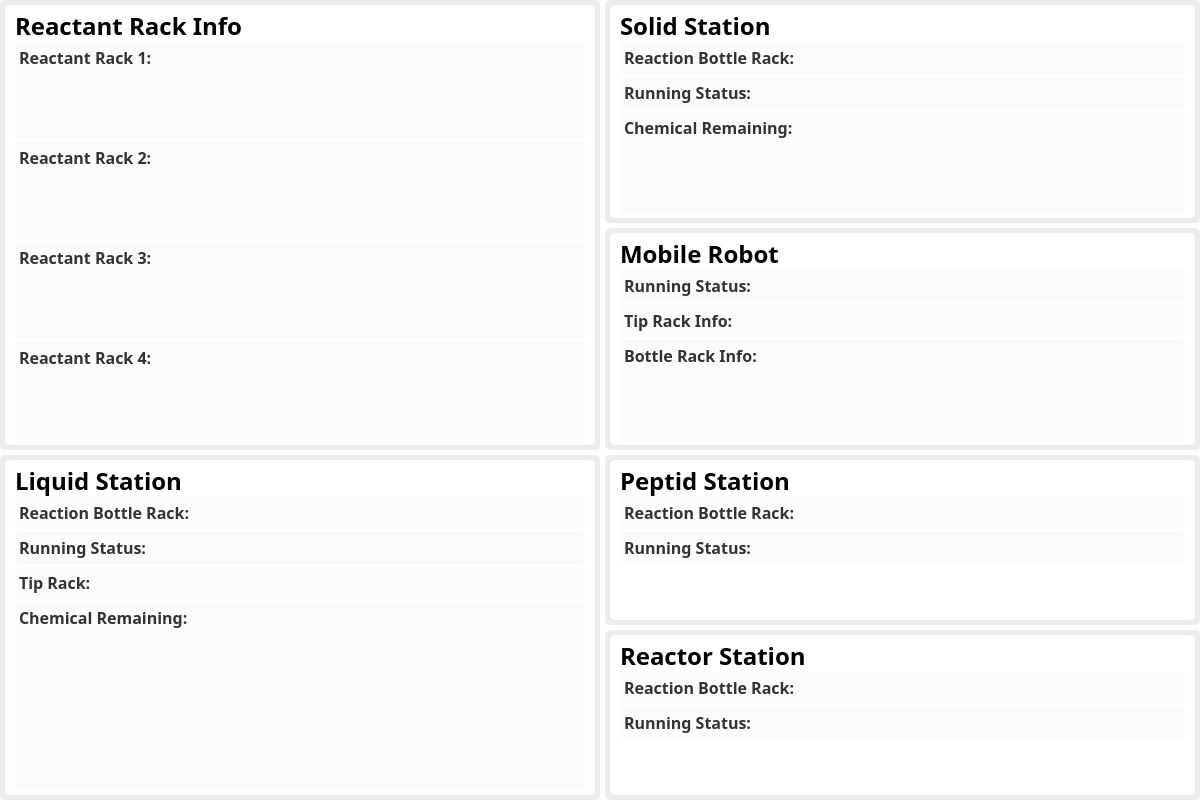
<?xml version="1.0" encoding="UTF-8"?>
<ui version="4.0">
 <class>Form</class>
 <widget class="QWidget" name="Form">
  <property name="geometry">
   <rect>
    <x>0</x>
    <y>0</y>
    <width>1200</width>
    <height>800</height>
   </rect>
  </property>
  <property name="minimumSize">
   <size>
    <width>1200</width>
    <height>800</height>
   </size>
  </property>
  <property name="maximumSize">
   <size>
    <width>1200</width>
    <height>800</height>
   </size>
  </property>
  <property name="windowTitle">
   <string>Station Info</string>
  </property>
  <property name="windowIcon">
   <iconset>
    <normaloff>icon/detail.png</normaloff>icon/detail.png</iconset>
  </property>
  <property name="styleSheet">
   <string notr="true">QWidget {
	background-color: #ffffff; /* Set background color */
	border-radius: 20px;  /*Set corner radius*/
}</string>
  </property>
  <widget class="QFrame" name="frame">
   <property name="geometry">
    <rect>
     <x>0</x>
     <y>0</y>
     <width>600</width>
     <height>450</height>
    </rect>
   </property>
   <property name="font">
    <font>
     <strikeout>false</strikeout>
    </font>
   </property>
   <property name="styleSheet">
    <string notr="true">QFrame#frame {
border-radius: 5px; /* Set rounded corners */
background-color: #ecedee; /* Set background color */
}</string>
   </property>
   <property name="frameShape">
    <enum>QFrame::StyledPanel</enum>
   </property>
   <property name="frameShadow">
    <enum>QFrame::Raised</enum>
   </property>
   <widget class="QFrame" name="frame_41">
    <property name="geometry">
     <rect>
      <x>5</x>
      <y>5</y>
      <width>590</width>
      <height>440</height>
     </rect>
    </property>
    <property name="font">
     <font>
      <underline>false</underline>
      <strikeout>false</strikeout>
     </font>
    </property>
    <property name="styleSheet">
     <string notr="true">/* QLabel Default style */
QLabel {
    color:  #000000; /* Text color */
    font-size: 16px; /* Font size */
    border-radius: 5px; /* Rounded corners */
}
QFrame#frame_41 {
	background-color: #ffffff; /* Set background color */
	border-radius: 5px;
}</string>
    </property>
    <property name="frameShape">
     <enum>QFrame::StyledPanel</enum>
    </property>
    <property name="frameShadow">
     <enum>QFrame::Raised</enum>
    </property>
    <widget class="QLabel" name="label_138">
     <property name="geometry">
      <rect>
       <x>10</x>
       <y>5</y>
       <width>271</width>
       <height>32</height>
      </rect>
     </property>
     <property name="sizePolicy">
      <sizepolicy hsizetype="Preferred" vsizetype="Preferred">
       <horstretch>0</horstretch>
       <verstretch>0</verstretch>
      </sizepolicy>
     </property>
     <property name="minimumSize">
      <size>
       <width>0</width>
       <height>0</height>
      </size>
     </property>
     <property name="maximumSize">
      <size>
       <width>2200</width>
       <height>16777215</height>
      </size>
     </property>
     <property name="font">
      <font>
       <family>Microsoft YaHei</family>
       <pointsize>-1</pointsize>
       <weight>75</weight>
       <italic>false</italic>
       <bold>true</bold>
       <strikeout>false</strikeout>
      </font>
     </property>
     <property name="styleSheet">
      <string notr="true">/* QLabel Default style */
QLabel#label_138 {
    color: #000000; /* Text color */
    font-size: 24px; /* Font size */
    border-radius: 5px; /* Rounded corners */
}</string>
     </property>
     <property name="text">
      <string>Reactant Rack Info</string>
     </property>
    </widget>
    <widget class="QPlainTextEdit" name="r1">
     <property name="geometry">
      <rect>
       <x>10</x>
       <y>37</y>
       <width>570</width>
       <height>97</height>
      </rect>
     </property>
     <property name="font">
      <font>
       <family>Microsoft YaHei</family>
       <pointsize>12</pointsize>
       <weight>75</weight>
       <bold>true</bold>
       <strikeout>false</strikeout>
      </font>
     </property>
     <property name="styleSheet">
      <string notr="true">QPlainTextEdit {

    border-radius: 5px; /* Corner radius */
    background-color: #fbfbfc; /* Background color */
    color: #333333; /* Font color */
}</string>
     </property>
     <property name="readOnly">
      <bool>true</bool>
     </property>
     <property name="plainText">
      <string>Reactant Rack 1:</string>
     </property>
     <property name="overwriteMode">
      <bool>false</bool>
     </property>
    </widget>
    <widget class="QPlainTextEdit" name="r2">
     <property name="geometry">
      <rect>
       <x>10</x>
       <y>137</y>
       <width>570</width>
       <height>97</height>
      </rect>
     </property>
     <property name="font">
      <font>
       <family>Microsoft YaHei</family>
       <pointsize>12</pointsize>
       <weight>75</weight>
       <bold>true</bold>
       <strikeout>false</strikeout>
      </font>
     </property>
     <property name="styleSheet">
      <string notr="true">QPlainTextEdit {

    border-radius: 5px; /* Corner radius */
    background-color: #fbfbfc; /* Background color */
    color: #333333; /* Font color */
}</string>
     </property>
     <property name="readOnly">
      <bool>true</bool>
     </property>
     <property name="plainText">
      <string>Reactant Rack 2:</string>
     </property>
     <property name="overwriteMode">
      <bool>false</bool>
     </property>
    </widget>
    <widget class="QPlainTextEdit" name="r3">
     <property name="geometry">
      <rect>
       <x>10</x>
       <y>237</y>
       <width>570</width>
       <height>97</height>
      </rect>
     </property>
     <property name="font">
      <font>
       <family>Microsoft YaHei</family>
       <pointsize>12</pointsize>
       <weight>75</weight>
       <bold>true</bold>
       <strikeout>false</strikeout>
      </font>
     </property>
     <property name="styleSheet">
      <string notr="true">QPlainTextEdit {

    border-radius: 5px; /* Corner radius */
    background-color: #fbfbfc; /* Background color */
    color: #333333; /* Font color */
}</string>
     </property>
     <property name="readOnly">
      <bool>true</bool>
     </property>
     <property name="plainText">
      <string>Reactant Rack 3:</string>
     </property>
     <property name="overwriteMode">
      <bool>false</bool>
     </property>
    </widget>
    <widget class="QPlainTextEdit" name="r4">
     <property name="geometry">
      <rect>
       <x>10</x>
       <y>337</y>
       <width>570</width>
       <height>98</height>
      </rect>
     </property>
     <property name="font">
      <font>
       <family>Microsoft YaHei</family>
       <pointsize>12</pointsize>
       <weight>75</weight>
       <bold>true</bold>
       <strikeout>false</strikeout>
      </font>
     </property>
     <property name="styleSheet">
      <string notr="true">QPlainTextEdit {

    border-radius: 5px; /* Corner radius */
    background-color: #fbfbfc; /* Background color */
    color: #333333; /* Font color */
}</string>
     </property>
     <property name="readOnly">
      <bool>true</bool>
     </property>
     <property name="plainText">
      <string>Reactant Rack 4:
</string>
     </property>
     <property name="overwriteMode">
      <bool>false</bool>
     </property>
    </widget>
   </widget>
  </widget>
  <widget class="QFrame" name="frame_2">
   <property name="geometry">
    <rect>
     <x>0</x>
     <y>455</y>
     <width>600</width>
     <height>345</height>
    </rect>
   </property>
   <property name="font">
    <font>
     <strikeout>false</strikeout>
    </font>
   </property>
   <property name="styleSheet">
    <string notr="true">QFrame#frame_2 {
border-radius: 5px; /* Set rounded corners */
background-color: #ecedee; /* Set background color */
}</string>
   </property>
   <property name="frameShape">
    <enum>QFrame::StyledPanel</enum>
   </property>
   <property name="frameShadow">
    <enum>QFrame::Raised</enum>
   </property>
   <widget class="QFrame" name="frame_47">
    <property name="geometry">
     <rect>
      <x>5</x>
      <y>5</y>
      <width>590</width>
      <height>335</height>
     </rect>
    </property>
    <property name="font">
     <font>
      <underline>false</underline>
      <strikeout>false</strikeout>
     </font>
    </property>
    <property name="styleSheet">
     <string notr="true">/* QLabel Default style */
QLabel {
    color:  #000000; /* Text color */
    font-size: 16px; /* Font size */
    border-radius: 5px; /* Rounded corners */
}
QFrame#frame_47 {
	background-color: #ffffff; /* Set background color */
	border-radius: 5px;
}</string>
    </property>
    <property name="frameShape">
     <enum>QFrame::StyledPanel</enum>
    </property>
    <property name="frameShadow">
     <enum>QFrame::Raised</enum>
    </property>
    <widget class="QLabel" name="label_141">
     <property name="geometry">
      <rect>
       <x>10</x>
       <y>5</y>
       <width>201</width>
       <height>32</height>
      </rect>
     </property>
     <property name="sizePolicy">
      <sizepolicy hsizetype="Preferred" vsizetype="Preferred">
       <horstretch>0</horstretch>
       <verstretch>0</verstretch>
      </sizepolicy>
     </property>
     <property name="minimumSize">
      <size>
       <width>0</width>
       <height>0</height>
      </size>
     </property>
     <property name="maximumSize">
      <size>
       <width>220</width>
       <height>16777215</height>
      </size>
     </property>
     <property name="font">
      <font>
       <family>Microsoft YaHei</family>
       <pointsize>-1</pointsize>
       <weight>75</weight>
       <italic>false</italic>
       <bold>true</bold>
       <strikeout>false</strikeout>
      </font>
     </property>
     <property name="styleSheet">
      <string notr="true">/* QLabel Default style */
QLabel#label_141 {
    color: #000000; /* Text color */
    font-size: 24px; /* Font size */
    border-radius: 5px; /* Rounded corners */
}</string>
     </property>
     <property name="text">
      <string>Liquid Station</string>
     </property>
    </widget>
    <widget class="QPlainTextEdit" name="l1">
     <property name="geometry">
      <rect>
       <x>10</x>
       <y>37</y>
       <width>570</width>
       <height>32</height>
      </rect>
     </property>
     <property name="font">
      <font>
       <family>Microsoft YaHei</family>
       <pointsize>12</pointsize>
       <weight>75</weight>
       <bold>true</bold>
       <strikeout>false</strikeout>
      </font>
     </property>
     <property name="styleSheet">
      <string notr="true">QPlainTextEdit {

    border-radius: 5px; /* Corner radius */
    background-color: #fbfbfc; /* Background color */
    color: #333333; /* Font color */
}</string>
     </property>
     <property name="readOnly">
      <bool>true</bool>
     </property>
     <property name="plainText">
      <string>Reaction Bottle Rack:</string>
     </property>
     <property name="overwriteMode">
      <bool>false</bool>
     </property>
    </widget>
    <widget class="QPlainTextEdit" name="l2">
     <property name="geometry">
      <rect>
       <x>10</x>
       <y>72</y>
       <width>570</width>
       <height>32</height>
      </rect>
     </property>
     <property name="font">
      <font>
       <family>Microsoft YaHei</family>
       <pointsize>12</pointsize>
       <weight>75</weight>
       <bold>true</bold>
       <strikeout>false</strikeout>
      </font>
     </property>
     <property name="styleSheet">
      <string notr="true">QPlainTextEdit {

    border-radius: 5px; /* Corner radius */
    background-color: #fbfbfc; /* Background color */
    color: #333333; /* Font color */
}</string>
     </property>
     <property name="readOnly">
      <bool>true</bool>
     </property>
     <property name="plainText">
      <string>Running Status:</string>
     </property>
     <property name="overwriteMode">
      <bool>false</bool>
     </property>
    </widget>
    <widget class="QPlainTextEdit" name="l3">
     <property name="geometry">
      <rect>
       <x>10</x>
       <y>107</y>
       <width>570</width>
       <height>32</height>
      </rect>
     </property>
     <property name="font">
      <font>
       <family>Microsoft YaHei</family>
       <pointsize>12</pointsize>
       <weight>75</weight>
       <bold>true</bold>
       <strikeout>false</strikeout>
      </font>
     </property>
     <property name="styleSheet">
      <string notr="true">QPlainTextEdit {

    border-radius: 5px; /* Corner radius */
    background-color: #fbfbfc; /* Background color */
    color: #333333; /* Font color */
}</string>
     </property>
     <property name="readOnly">
      <bool>true</bool>
     </property>
     <property name="plainText">
      <string>Tip Rack:</string>
     </property>
     <property name="overwriteMode">
      <bool>false</bool>
     </property>
    </widget>
    <widget class="QPlainTextEdit" name="l4">
     <property name="geometry">
      <rect>
       <x>10</x>
       <y>142</y>
       <width>570</width>
       <height>188</height>
      </rect>
     </property>
     <property name="font">
      <font>
       <family>Microsoft YaHei</family>
       <pointsize>12</pointsize>
       <weight>75</weight>
       <bold>true</bold>
       <strikeout>false</strikeout>
      </font>
     </property>
     <property name="styleSheet">
      <string notr="true">QPlainTextEdit {

    border-radius: 5px; /* Corner radius */
    background-color: #fbfbfc; /* Background color */
    color: #333333; /* Font color */
}</string>
     </property>
     <property name="readOnly">
      <bool>true</bool>
     </property>
     <property name="plainText">
      <string>Chemical Remaining:</string>
     </property>
     <property name="overwriteMode">
      <bool>false</bool>
     </property>
    </widget>
   </widget>
  </widget>
  <widget class="QFrame" name="frame_3">
   <property name="geometry">
    <rect>
     <x>605</x>
     <y>0</y>
     <width>595</width>
     <height>223</height>
    </rect>
   </property>
   <property name="font">
    <font>
     <strikeout>false</strikeout>
    </font>
   </property>
   <property name="styleSheet">
    <string notr="true">QFrame#frame_3 {
border-radius: 5px; /* Set rounded corners */
background-color: #ecedee; /* Set background color */
}</string>
   </property>
   <property name="frameShape">
    <enum>QFrame::StyledPanel</enum>
   </property>
   <property name="frameShadow">
    <enum>QFrame::Raised</enum>
   </property>
   <widget class="QFrame" name="frame_18">
    <property name="geometry">
     <rect>
      <x>5</x>
      <y>5</y>
      <width>585</width>
      <height>213</height>
     </rect>
    </property>
    <property name="font">
     <font>
      <underline>false</underline>
      <strikeout>false</strikeout>
     </font>
    </property>
    <property name="styleSheet">
     <string notr="true">/* QLabel Default style */
QLabel {
    color:  #000000; /* Text color */
    font-size: 16px; /* Font size */
    border-radius: 5px; /* Rounded corners */
}
QFrame#frame_18 {
	background-color: #ffffff; /* Set background color */
	border-radius: 5px;
}</string>
    </property>
    <property name="frameShape">
     <enum>QFrame::StyledPanel</enum>
    </property>
    <property name="frameShadow">
     <enum>QFrame::Raised</enum>
    </property>
    <widget class="QLabel" name="label_19">
     <property name="geometry">
      <rect>
       <x>10</x>
       <y>5</y>
       <width>220</width>
       <height>32</height>
      </rect>
     </property>
     <property name="sizePolicy">
      <sizepolicy hsizetype="Preferred" vsizetype="Preferred">
       <horstretch>0</horstretch>
       <verstretch>0</verstretch>
      </sizepolicy>
     </property>
     <property name="minimumSize">
      <size>
       <width>220</width>
       <height>0</height>
      </size>
     </property>
     <property name="maximumSize">
      <size>
       <width>220</width>
       <height>16777215</height>
      </size>
     </property>
     <property name="font">
      <font>
       <family>Microsoft YaHei</family>
       <pointsize>-1</pointsize>
       <weight>75</weight>
       <italic>false</italic>
       <bold>true</bold>
       <strikeout>false</strikeout>
      </font>
     </property>
     <property name="styleSheet">
      <string notr="true">/* QLabel Default style */
QLabel#label_19 {
    color: #000000; /* Text color */
    font-size: 24px; /* Font size */
    border-radius: 5px; /* Rounded corners */
}</string>
     </property>
     <property name="text">
      <string>Solid Station</string>
     </property>
    </widget>
    <widget class="QPlainTextEdit" name="s1">
     <property name="geometry">
      <rect>
       <x>10</x>
       <y>37</y>
       <width>565</width>
       <height>32</height>
      </rect>
     </property>
     <property name="font">
      <font>
       <family>Microsoft YaHei</family>
       <pointsize>12</pointsize>
       <weight>75</weight>
       <bold>true</bold>
       <strikeout>false</strikeout>
      </font>
     </property>
     <property name="styleSheet">
      <string notr="true">QPlainTextEdit {

    border-radius: 5px; /* Corner radius */
    background-color: #fbfbfc; /* Background color */
    color: #333333; /* Font color */
}</string>
     </property>
     <property name="readOnly">
      <bool>true</bool>
     </property>
     <property name="plainText">
      <string>Reaction Bottle Rack:</string>
     </property>
     <property name="overwriteMode">
      <bool>false</bool>
     </property>
    </widget>
    <widget class="QPlainTextEdit" name="s2">
     <property name="geometry">
      <rect>
       <x>10</x>
       <y>72</y>
       <width>565</width>
       <height>32</height>
      </rect>
     </property>
     <property name="font">
      <font>
       <family>Microsoft YaHei</family>
       <pointsize>12</pointsize>
       <weight>75</weight>
       <bold>true</bold>
       <strikeout>false</strikeout>
      </font>
     </property>
     <property name="styleSheet">
      <string notr="true">QPlainTextEdit {

    border-radius: 5px; /* Corner radius */
    background-color: #fbfbfc; /* Background color */
    color: #333333; /* Font color */
}</string>
     </property>
     <property name="readOnly">
      <bool>true</bool>
     </property>
     <property name="plainText">
      <string>Running Status:</string>
     </property>
     <property name="overwriteMode">
      <bool>false</bool>
     </property>
    </widget>
    <widget class="QPlainTextEdit" name="s3">
     <property name="geometry">
      <rect>
       <x>10</x>
       <y>107</y>
       <width>565</width>
       <height>101</height>
      </rect>
     </property>
     <property name="font">
      <font>
       <family>Microsoft YaHei</family>
       <pointsize>12</pointsize>
       <weight>75</weight>
       <bold>true</bold>
       <strikeout>false</strikeout>
      </font>
     </property>
     <property name="styleSheet">
      <string notr="true">QPlainTextEdit {

    border-radius: 5px; /* Corner radius */
    background-color: #fbfbfc; /* Background color */
    color: #333333; /* Font color */
}</string>
     </property>
     <property name="readOnly">
      <bool>true</bool>
     </property>
     <property name="plainText">
      <string>Chemical Remaining:</string>
     </property>
     <property name="overwriteMode">
      <bool>false</bool>
     </property>
    </widget>
   </widget>
  </widget>
  <widget class="QFrame" name="frame_19">
   <property name="geometry">
    <rect>
     <x>605</x>
     <y>630</y>
     <width>595</width>
     <height>170</height>
    </rect>
   </property>
   <property name="font">
    <font>
     <strikeout>false</strikeout>
    </font>
   </property>
   <property name="styleSheet">
    <string notr="true">QFrame#frame_19 {
border-radius: 5px; /* Set rounded corners */
background-color: #ecedee; /* Set background color */
}</string>
   </property>
   <property name="frameShape">
    <enum>QFrame::StyledPanel</enum>
   </property>
   <property name="frameShadow">
    <enum>QFrame::Raised</enum>
   </property>
   <widget class="QFrame" name="frame_24">
    <property name="geometry">
     <rect>
      <x>5</x>
      <y>5</y>
      <width>585</width>
      <height>160</height>
     </rect>
    </property>
    <property name="font">
     <font>
      <underline>false</underline>
      <strikeout>false</strikeout>
     </font>
    </property>
    <property name="styleSheet">
     <string notr="true">/* QLabel Default style */
QLabel {
    color:  #000000; /* Text color */
    font-size: 16px; /* Font size */
    border-radius: 5px; /* Rounded corners */
}
QFrame#frame_24 {
	background-color: #ffffff; /* Set background color */
	border-radius: 5px;
}</string>
    </property>
    <property name="frameShape">
     <enum>QFrame::StyledPanel</enum>
    </property>
    <property name="frameShadow">
     <enum>QFrame::Raised</enum>
    </property>
    <widget class="QLabel" name="label_52">
     <property name="geometry">
      <rect>
       <x>10</x>
       <y>5</y>
       <width>220</width>
       <height>32</height>
      </rect>
     </property>
     <property name="sizePolicy">
      <sizepolicy hsizetype="Preferred" vsizetype="Preferred">
       <horstretch>0</horstretch>
       <verstretch>0</verstretch>
      </sizepolicy>
     </property>
     <property name="minimumSize">
      <size>
       <width>220</width>
       <height>0</height>
      </size>
     </property>
     <property name="maximumSize">
      <size>
       <width>220</width>
       <height>16777215</height>
      </size>
     </property>
     <property name="font">
      <font>
       <family>Microsoft YaHei</family>
       <pointsize>-1</pointsize>
       <weight>75</weight>
       <italic>false</italic>
       <bold>true</bold>
       <strikeout>false</strikeout>
      </font>
     </property>
     <property name="styleSheet">
      <string notr="true">/* QLabel Default style */
QLabel#label_52 {
    color: #000000; /* Text color */
    font-size: 24px; /* Font size */
    border-radius: 5px; /* Rounded corners */
}</string>
     </property>
     <property name="text">
      <string>Reactor Station</string>
     </property>
    </widget>
    <widget class="QPlainTextEdit" name="rs2">
     <property name="geometry">
      <rect>
       <x>10</x>
       <y>72</y>
       <width>565</width>
       <height>32</height>
      </rect>
     </property>
     <property name="font">
      <font>
       <family>Microsoft YaHei</family>
       <pointsize>12</pointsize>
       <weight>75</weight>
       <bold>true</bold>
       <strikeout>false</strikeout>
      </font>
     </property>
     <property name="styleSheet">
      <string notr="true">QPlainTextEdit {

    border-radius: 5px; /* Corner radius */
    background-color: #fbfbfc; /* Background color */
    color: #333333; /* Font color */
}</string>
     </property>
     <property name="readOnly">
      <bool>true</bool>
     </property>
     <property name="plainText">
      <string>Running Status:</string>
     </property>
     <property name="overwriteMode">
      <bool>false</bool>
     </property>
    </widget>
    <widget class="QPlainTextEdit" name="rs1">
     <property name="geometry">
      <rect>
       <x>10</x>
       <y>37</y>
       <width>565</width>
       <height>32</height>
      </rect>
     </property>
     <property name="font">
      <font>
       <family>Microsoft YaHei</family>
       <pointsize>12</pointsize>
       <weight>75</weight>
       <bold>true</bold>
       <strikeout>false</strikeout>
      </font>
     </property>
     <property name="styleSheet">
      <string notr="true">QPlainTextEdit {

    border-radius: 5px; /* Corner radius */
    background-color: #fbfbfc; /* Background color */
    color: #333333; /* Font color */
}</string>
     </property>
     <property name="readOnly">
      <bool>true</bool>
     </property>
     <property name="plainText">
      <string>Reaction Bottle Rack:</string>
     </property>
     <property name="overwriteMode">
      <bool>false</bool>
     </property>
    </widget>
   </widget>
  </widget>
  <widget class="QFrame" name="frame_25">
   <property name="geometry">
    <rect>
     <x>605</x>
     <y>228</y>
     <width>595</width>
     <height>222</height>
    </rect>
   </property>
   <property name="font">
    <font>
     <strikeout>false</strikeout>
    </font>
   </property>
   <property name="styleSheet">
    <string notr="true">QFrame#frame_25 {
border-radius: 5px; /* Set rounded corners */
background-color: #ecedee; /* Set background color */
}</string>
   </property>
   <property name="frameShape">
    <enum>QFrame::StyledPanel</enum>
   </property>
   <property name="frameShadow">
    <enum>QFrame::Raised</enum>
   </property>
   <widget class="QFrame" name="frame_40">
    <property name="geometry">
     <rect>
      <x>5</x>
      <y>5</y>
      <width>585</width>
      <height>212</height>
     </rect>
    </property>
    <property name="font">
     <font>
      <underline>false</underline>
      <strikeout>false</strikeout>
     </font>
    </property>
    <property name="styleSheet">
     <string notr="true">/* QLabel Default style */
QLabel {
    color:  #000000; /* Text color */
    font-size: 16px; /* Font size */
    border-radius: 5px; /* Rounded corners */
}
QFrame#frame_40 {
	background-color: #ffffff; /* Set background color */
	border-radius: 5px;
}</string>
    </property>
    <property name="frameShape">
     <enum>QFrame::StyledPanel</enum>
    </property>
    <property name="frameShadow">
     <enum>QFrame::Raised</enum>
    </property>
    <widget class="QLabel" name="label_105">
     <property name="geometry">
      <rect>
       <x>10</x>
       <y>5</y>
       <width>201</width>
       <height>32</height>
      </rect>
     </property>
     <property name="sizePolicy">
      <sizepolicy hsizetype="Preferred" vsizetype="Preferred">
       <horstretch>0</horstretch>
       <verstretch>0</verstretch>
      </sizepolicy>
     </property>
     <property name="minimumSize">
      <size>
       <width>0</width>
       <height>0</height>
      </size>
     </property>
     <property name="maximumSize">
      <size>
       <width>220</width>
       <height>16777215</height>
      </size>
     </property>
     <property name="font">
      <font>
       <family>Microsoft YaHei</family>
       <pointsize>-1</pointsize>
       <weight>75</weight>
       <italic>false</italic>
       <bold>true</bold>
       <strikeout>false</strikeout>
      </font>
     </property>
     <property name="styleSheet">
      <string notr="true">/* QLabel Default style */
QLabel#label_105 {
    color: #000000; /* Text color */
    font-size: 24px; /* Font size */
    border-radius: 5px; /* Rounded corners */
}</string>
     </property>
     <property name="text">
      <string>Mobile Robot</string>
     </property>
    </widget>
    <widget class="QPlainTextEdit" name="m3">
     <property name="geometry">
      <rect>
       <x>10</x>
       <y>107</y>
       <width>565</width>
       <height>101</height>
      </rect>
     </property>
     <property name="font">
      <font>
       <family>Microsoft YaHei</family>
       <pointsize>12</pointsize>
       <weight>75</weight>
       <bold>true</bold>
       <strikeout>false</strikeout>
      </font>
     </property>
     <property name="styleSheet">
      <string notr="true">QPlainTextEdit {

    border-radius: 5px; /* Corner radius */
    background-color: #fbfbfc; /* Background color */
    color: #333333; /* Font color */
}</string>
     </property>
     <property name="readOnly">
      <bool>true</bool>
     </property>
     <property name="plainText">
      <string>Bottle Rack Info:</string>
     </property>
     <property name="overwriteMode">
      <bool>false</bool>
     </property>
    </widget>
    <widget class="QPlainTextEdit" name="m1">
     <property name="geometry">
      <rect>
       <x>10</x>
       <y>37</y>
       <width>565</width>
       <height>32</height>
      </rect>
     </property>
     <property name="font">
      <font>
       <family>Microsoft YaHei</family>
       <pointsize>12</pointsize>
       <weight>75</weight>
       <bold>true</bold>
       <strikeout>false</strikeout>
      </font>
     </property>
     <property name="styleSheet">
      <string notr="true">QPlainTextEdit {

    border-radius: 5px; /* Corner radius */
    background-color: #fbfbfc; /* Background color */
    color: #333333; /* Font color */
}</string>
     </property>
     <property name="readOnly">
      <bool>true</bool>
     </property>
     <property name="plainText">
      <string>Running Status:</string>
     </property>
     <property name="overwriteMode">
      <bool>false</bool>
     </property>
    </widget>
    <widget class="QPlainTextEdit" name="m2">
     <property name="geometry">
      <rect>
       <x>10</x>
       <y>72</y>
       <width>565</width>
       <height>32</height>
      </rect>
     </property>
     <property name="font">
      <font>
       <family>Microsoft YaHei</family>
       <pointsize>12</pointsize>
       <weight>75</weight>
       <bold>true</bold>
       <strikeout>false</strikeout>
      </font>
     </property>
     <property name="styleSheet">
      <string notr="true">QPlainTextEdit {

    border-radius: 5px; /* Corner radius */
    background-color: #fbfbfc; /* Background color */
    color: #333333; /* Font color */
}</string>
     </property>
     <property name="readOnly">
      <bool>true</bool>
     </property>
     <property name="plainText">
      <string>Tip Rack Info:</string>
     </property>
     <property name="overwriteMode">
      <bool>false</bool>
     </property>
    </widget>
   </widget>
  </widget>
  <widget class="QFrame" name="frame_20">
   <property name="geometry">
    <rect>
     <x>605</x>
     <y>455</y>
     <width>595</width>
     <height>170</height>
    </rect>
   </property>
   <property name="font">
    <font>
     <strikeout>false</strikeout>
    </font>
   </property>
   <property name="styleSheet">
    <string notr="true">QFrame#frame_20 {
border-radius: 5px; /* Set rounded corners */
background-color: #ecedee; /* Set background color */
}</string>
   </property>
   <property name="frameShape">
    <enum>QFrame::StyledPanel</enum>
   </property>
   <property name="frameShadow">
    <enum>QFrame::Raised</enum>
   </property>
   <widget class="QFrame" name="frame_37">
    <property name="geometry">
     <rect>
      <x>5</x>
      <y>5</y>
      <width>585</width>
      <height>160</height>
     </rect>
    </property>
    <property name="font">
     <font>
      <underline>false</underline>
      <strikeout>false</strikeout>
     </font>
    </property>
    <property name="styleSheet">
     <string notr="true">/* QLabel Default style */
QLabel {
    color:  #000000; /* Text color */
    font-size: 16px; /* Font size */
    border-radius: 5px; /* Rounded corners */
}
QFrame#frame_37 {
	background-color: #ffffff; /* Set background color */
	border-radius: 5px;
}</string>
    </property>
    <property name="frameShape">
     <enum>QFrame::StyledPanel</enum>
    </property>
    <property name="frameShadow">
     <enum>QFrame::Raised</enum>
    </property>
    <widget class="QLabel" name="label_83">
     <property name="geometry">
      <rect>
       <x>10</x>
       <y>5</y>
       <width>220</width>
       <height>32</height>
      </rect>
     </property>
     <property name="sizePolicy">
      <sizepolicy hsizetype="Preferred" vsizetype="Preferred">
       <horstretch>0</horstretch>
       <verstretch>0</verstretch>
      </sizepolicy>
     </property>
     <property name="minimumSize">
      <size>
       <width>220</width>
       <height>0</height>
      </size>
     </property>
     <property name="maximumSize">
      <size>
       <width>220</width>
       <height>16777215</height>
      </size>
     </property>
     <property name="font">
      <font>
       <family>Microsoft YaHei</family>
       <pointsize>-1</pointsize>
       <weight>75</weight>
       <italic>false</italic>
       <bold>true</bold>
       <strikeout>false</strikeout>
      </font>
     </property>
     <property name="styleSheet">
      <string notr="true">/* QLabel Default style */
QLabel#label_83 {
    color: #000000; /* Text color */
    font-size: 24px; /* Font size */
    border-radius: 5px; /* Rounded corners */
}</string>
     </property>
     <property name="text">
      <string>Peptid Station</string>
     </property>
    </widget>
    <widget class="QPlainTextEdit" name="p2">
     <property name="geometry">
      <rect>
       <x>10</x>
       <y>72</y>
       <width>565</width>
       <height>32</height>
      </rect>
     </property>
     <property name="font">
      <font>
       <family>Microsoft YaHei</family>
       <pointsize>12</pointsize>
       <weight>75</weight>
       <bold>true</bold>
       <strikeout>false</strikeout>
      </font>
     </property>
     <property name="styleSheet">
      <string notr="true">QPlainTextEdit {

    border-radius: 5px; /* Corner radius */
    background-color: #fbfbfc; /* Background color */
    color: #333333; /* Font color */
}</string>
     </property>
     <property name="readOnly">
      <bool>true</bool>
     </property>
     <property name="plainText">
      <string>Running Status:</string>
     </property>
     <property name="overwriteMode">
      <bool>false</bool>
     </property>
    </widget>
    <widget class="QPlainTextEdit" name="p1">
     <property name="geometry">
      <rect>
       <x>10</x>
       <y>37</y>
       <width>565</width>
       <height>32</height>
      </rect>
     </property>
     <property name="font">
      <font>
       <family>Microsoft YaHei</family>
       <pointsize>12</pointsize>
       <weight>75</weight>
       <bold>true</bold>
       <strikeout>false</strikeout>
      </font>
     </property>
     <property name="styleSheet">
      <string notr="true">QPlainTextEdit {

    border-radius: 5px; /* Corner radius */
    background-color: #fbfbfc; /* Background color */
    color: #333333; /* Font color */
}</string>
     </property>
     <property name="readOnly">
      <bool>true</bool>
     </property>
     <property name="plainText">
      <string>Reaction Bottle Rack:</string>
     </property>
     <property name="overwriteMode">
      <bool>false</bool>
     </property>
    </widget>
   </widget>
  </widget>
 </widget>
 <resources/>
 <connections/>
</ui>
